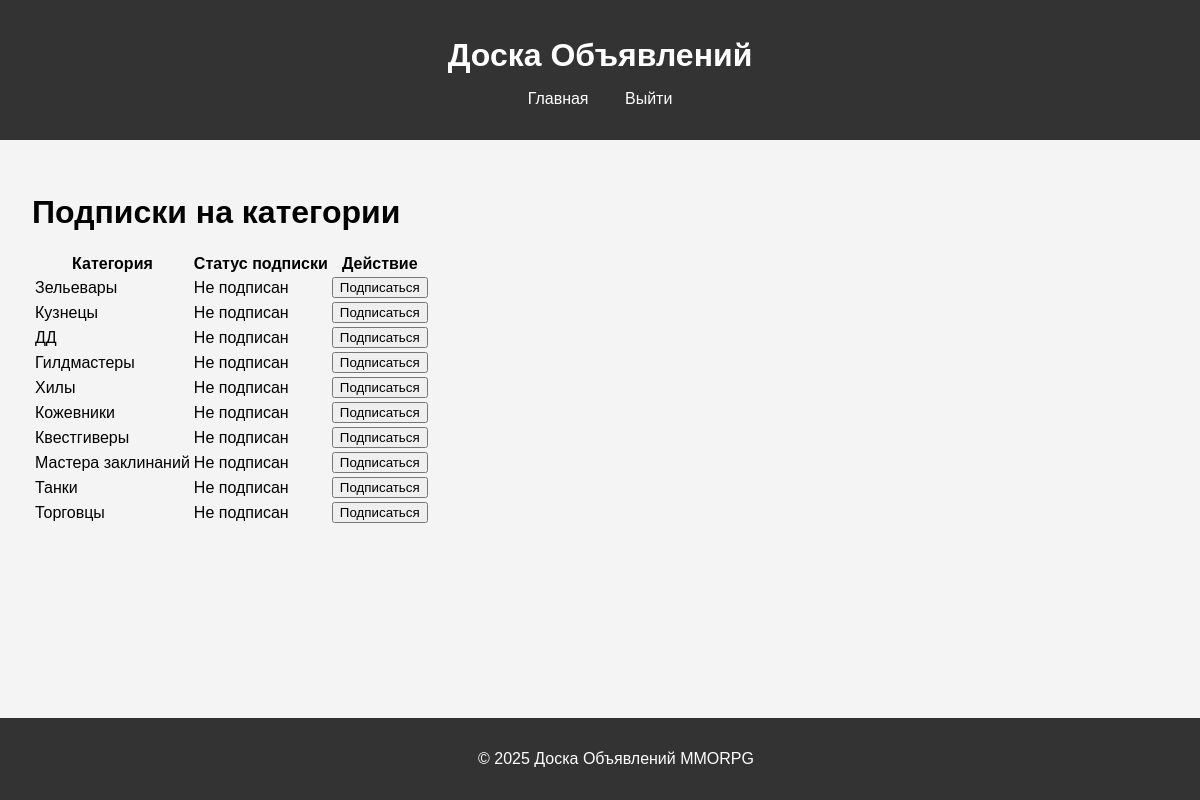
Page /board/subscriptions/ (signed in) on the committed database.
### board/models.py (models this page shows, shortened)
class Category(models.Model):
    name = models.CharField(max_length=100, choices=CATEGORY_CHOICES, verbose_name='Категория')

### board/views.py (the view, shortened to what this page needs)
# urls.py: path('subscriptions/', subscriptions, name='subscriptions'),
@login_required
@csrf_protect
def subscriptions(request):
    categories_with_subscriptions = Category.objects.annotate(
        user_subscribed=Exists(
            Subscription.objects.filter(
                user=request.user,
                category=OuterRef('pk'),
            )
        )
    ).order_by('name')
    return render(
        request,
        'subscriptions.html',
        {'categories': categories_with_subscriptions})

### templates/subscriptions.html (shortened to what this page needs)
{% extends 'base.html' %}
{% block content %}
<h1>Подписки на категории</h1>
<table>
    <tr>
        <th>Категория</th>
        <th>Статус подписки</th>
        <th>Действие</th>
    </tr>
    {% for category in categories %}
    <tr>
        <td>{{ category.get_name_display }}</td>
        <td>
            {% if category.user_subscribed %}
            Подписан
            {% else %}
            Не подписан
            {% endif %}
        </td>
        <td>
            <form method="post" style="display: inline;">
                {% if category.user_subscribed %}
                <input type="hidden" name="action" value="unsubscribe">
                <button type="submit" class="btn btn-danger">Отписаться</button>
                {% else %}
                <button type="submit" class="btn btn-primary">Подписаться</button>
                {% endif %}
            </form>
        </td>
    </tr>
    {% endfor %}
</table>
{% endblock content %}

### templates/base.html (shortened to what this page needs)
{% load static %}
<!DOCTYPE html>
<html lang="en">
<head>
    <link rel="stylesheet" href="{% static 'css/styles.css' %}">
</head>
<body>
    <header>
        <h1>Доска Объявлений</h1>
        <nav>
            <ul>
                <li><a href="{% url 'board:post-list' %}">Главная</a></li>
                {% if user.is_authenticated %}
                    <li><a href="{% url 'account_logout' %}">Выйти</a></li>
                {% else %}
                    <li><a href="{% url 'account_login' %}">Войти</a></li>
                    <li><a href="{% url 'account_signup' %}">Регистрация</a></li>
                {% endif %}
            </ul>
        </nav>
    </header>
    <main>
        {% block content %}{% endblock %}
    </main>
    <footer>
        <p>&copy; 2025 Доска Объявлений MMORPG</p>
    </footer>
</body>
</html>

### static/css/styles.css (style rules this page uses)
body { font-family: Arial, sans-serif; margin: 0; padding: 0; background-color: #f4f4f4; }
header { background-color: #333; color: white; padding: 1rem; text-align: center; }
nav ul { list-style-type: none; padding: 0; }
nav ul li { display: inline; margin: 0 1rem; }
nav ul li a { color: white; text-decoration: none; }
main { padding: 2rem; }
footer { background-color: #333; color: white; text-align: center; padding: 1rem; position: fixed; bottom: 0; width: 100%; }
header h1 { font-size: 2rem; margin-bottom: 1rem; text-align: center; }

### rows in the picture
Category: name "Зельевары", shows "Не подписан", shows "Подписаться"
Category: name "Кузнецы", shows "Не подписан", shows "Подписаться"
Category: name "ДД", shows "Не подписан", shows "Подписаться"
Category: name "Гилдмастеры", shows "Не подписан", shows "Подписаться"
Category: name "Хилы", shows "Не подписан", shows "Подписаться"
Category: name "Кожевники", shows "Не подписан", shows "Подписаться"
Category: name "Квестгиверы", shows "Не подписан", shows "Подписаться"
Category: name "Мастера заклинаний", shows "Не подписан", shows "Подписаться"
Category: name "Танки", shows "Не подписан", shows "Подписаться"
Category: name "Торговцы", shows "Не подписан", shows "Подписаться"
